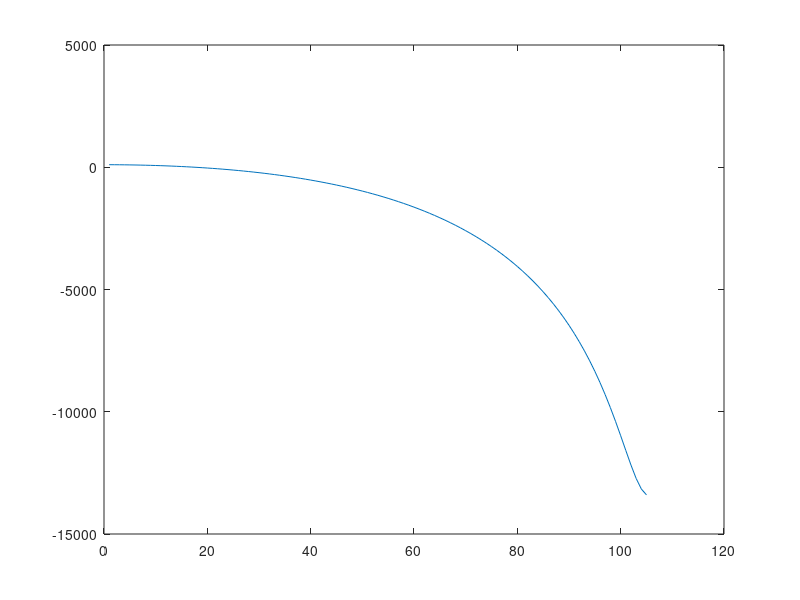

Write MATLAB code to recreate this figure.
% Braking
clear all;

vpk = 5;
F_bmax = 3000;
velocity = 105;

v = 0:1:velocity;      % (m/s)
f_b = 2*F_bmax*((v*vpk)./(v.^2 + vpk.^2)); % (N)

i = 1;

for v_iter = -velocity:1:1
    v = v_iter*-1;
    f_b = 2*F_bmax*((v*vpk)./(v.^2 + vpk.^2)); % (N)
    f_b_new(i,1) = f_b;
    
    i = i + 1;
end

v_initial = 105;
mass = 500;
i = 1;
for t = 1:1:105
    v_final(i,1) = v_initial + (-1*f_b_new(i,1)/mass)*t
    v_initial = v_final(i,1);
    i = i + 1;
end
    
v_initial = 105;

t = 1:1:15;
plot(v_final)
%plot(f_b_new)
